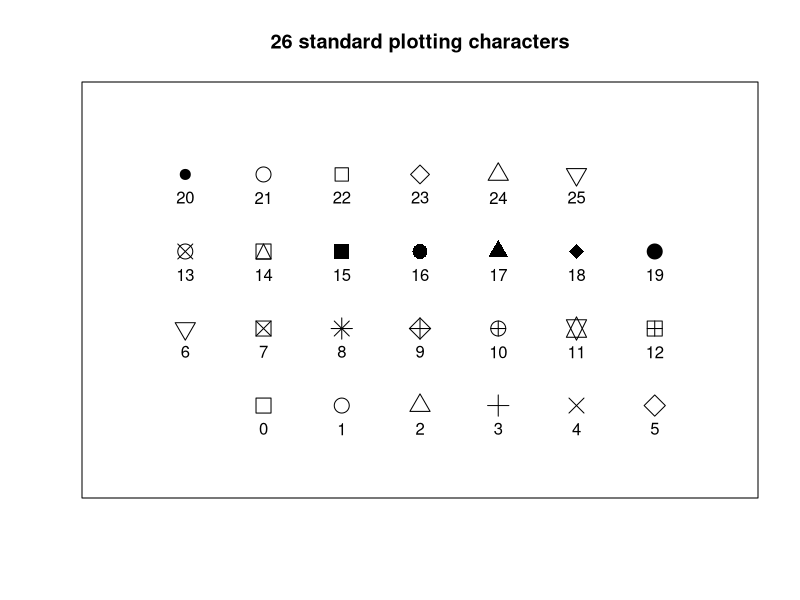

This figure's R source:
#################################################################
## 15_plottingChars.R                                          ##
## Graphics example, generates a jpg image of the 25 std       ##
## plotting characters in R                                    ##
##                                                             ##
## Ian Roberts.  ir210@cam.ac.uk                               ## 
#################################################################
##
##
### START ###

# Initiate file to save the plot in
jpeg("plotChar.jpg",width=1600,height=1600,res=300)

# x-y coordinates, plotting character index counter
xCounter<-1
yCounter<-1

# Plotting character index counter
plotChar<-0

# Create empty plot with the correct dimensions etc.
plot(NULL, xlim=c(0,8), ylim=c(0,5),xaxt="n",yaxt="n",ylab="",xlab="",main="26 standard plotting characters")

# Fill out the plot
while (plotChar <26){

	if(xCounter<7){
		xCounter<-xCounter+1
	} else {
		xCounter<-1
		yCounter<-yCounter+1
	}

	points(xCounter,yCounter,pch=plotChar, cex=2)	# Makes the point
	text(xCounter,(yCounter-0.3),plotChar)		# Adds the number just below the point
	plotChar<-plotChar+1				# Prepares for next iteration
}

dev.off()

